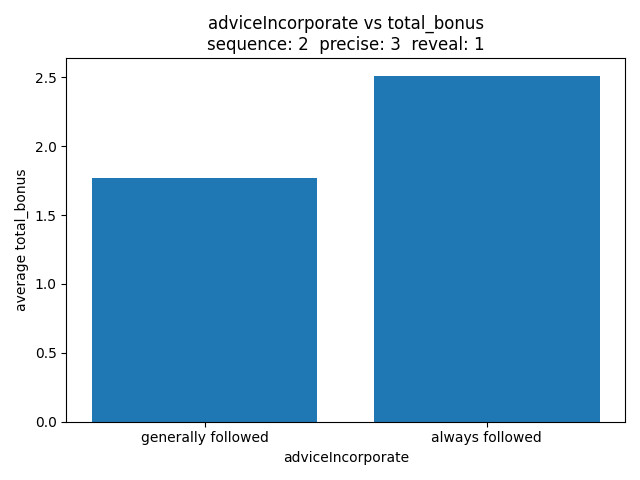

This figure's Python source:
import pandas as pd
import matplotlib.pyplot as plt
import seaborn as sns

data = pd.read_csv("qualitative.csv")
seq = 2
prec = 3
rev = 1
data = data[(data['con.sequence'] == seq) & (data['con.precise'] == prec) & (data['con.reveal'] == rev)]

f1 = data[data["adviceIncorporate"] == "Did not follow the advice at all or only rarely"]
f2 = data[data["adviceIncorporate"] == "Generally followed the advice but deviated sometimes when I thought I had a better strategy"]
f3 = data[data["adviceIncorporate"] == "Always followed the AI advice closely"]


inco_average_dict = {
    "rarely followed": f1["total_bonus"].mean(),
    "generally followed": f2["total_bonus"].mean(), 
    "always followed": f3["total_bonus"].mean()
}

incokeys = list(inco_average_dict.keys())
incovalues = list(inco_average_dict.values())

plt.bar(incokeys, incovalues)
plt.title("adviceIncorporate vs total_bonus" + "\n" + f"sequence: {seq}  precise: {prec}  reveal: {rev}")
plt.xlabel("adviceIncorporate")
plt.ylabel("average total_bonus")
plt.tight_layout()

plt.show()
